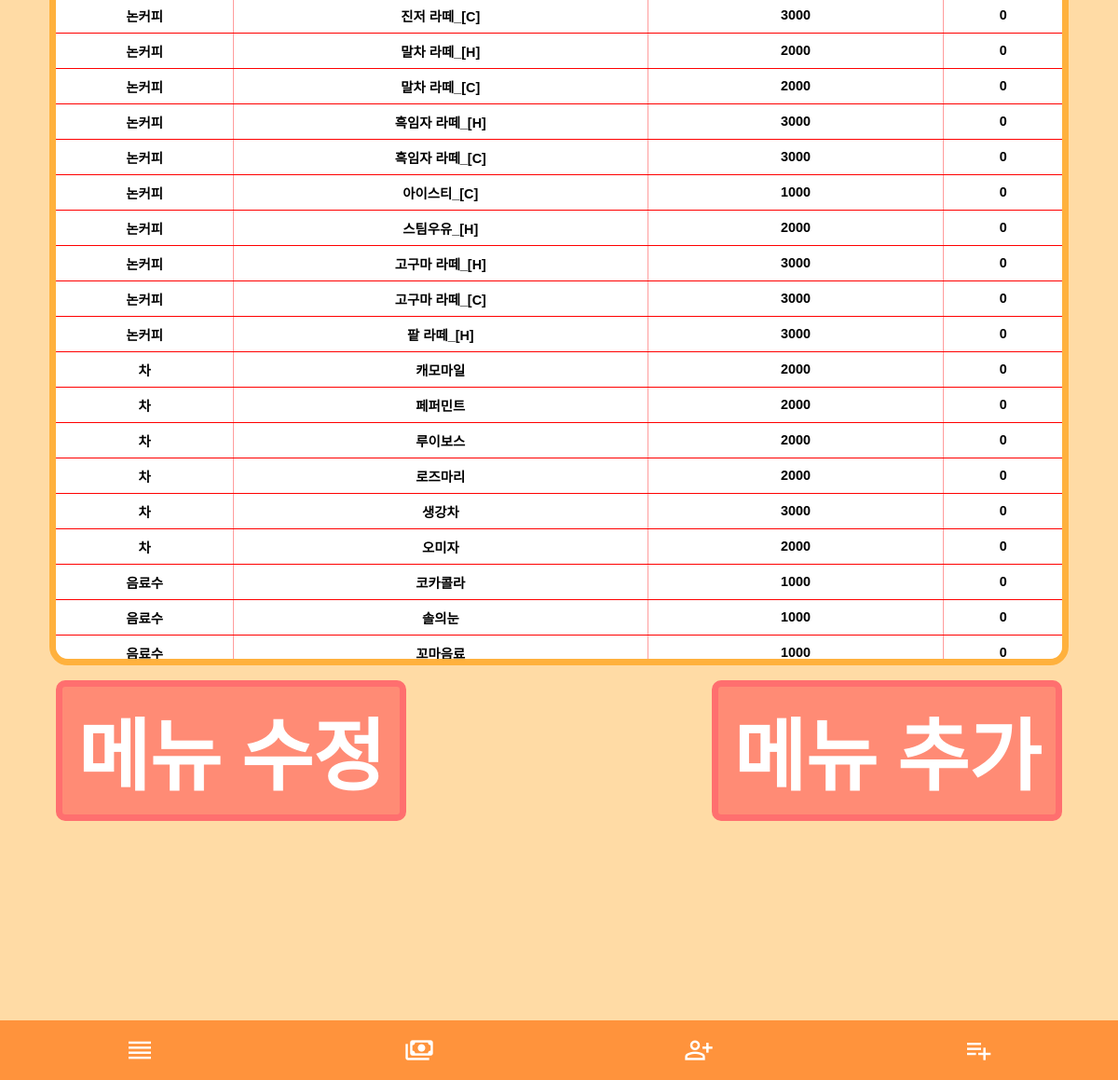
/Menu_list/ (lower part), run on an earlier commit of the app's database.
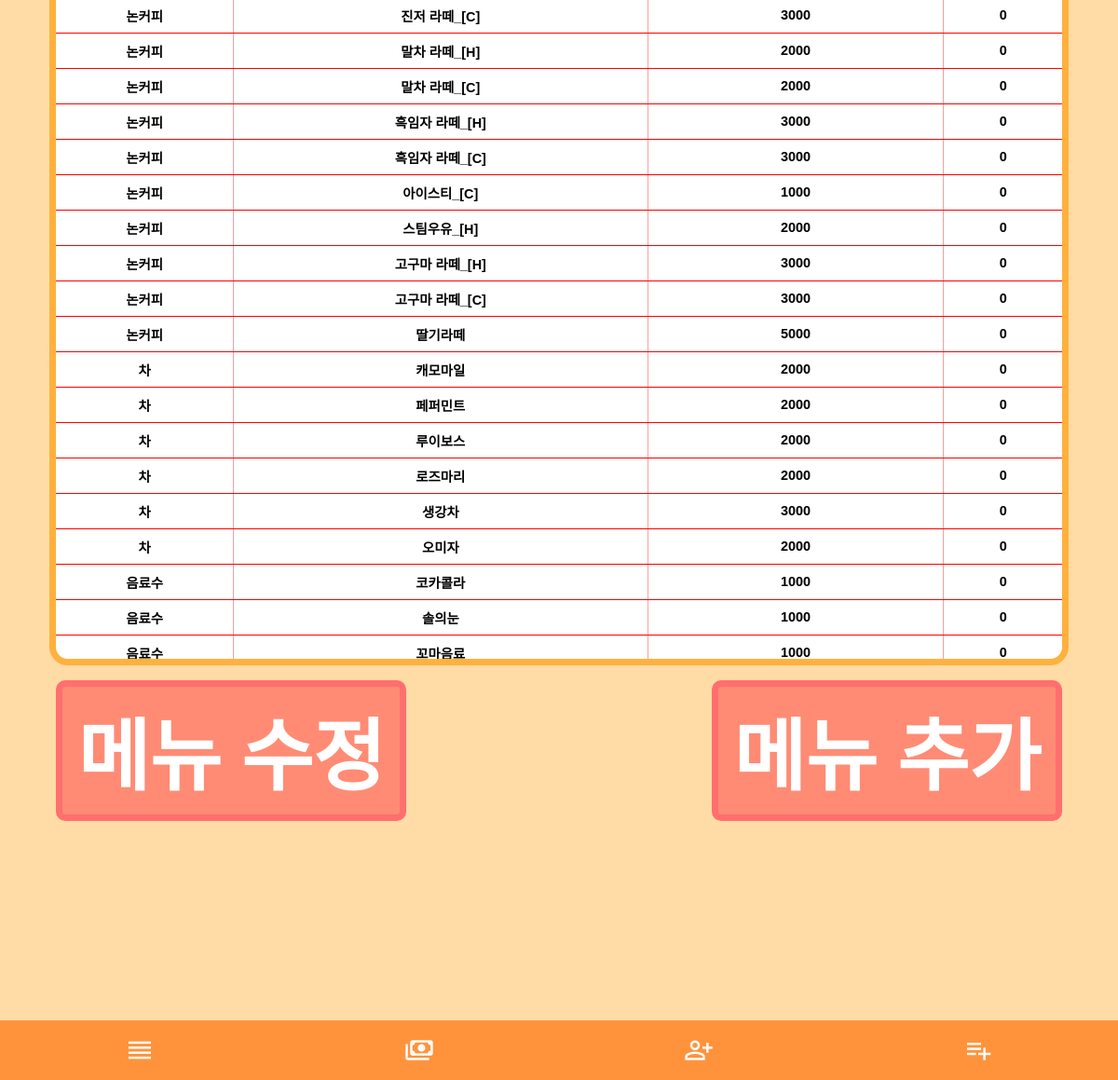
And on a later commit of the database.
### main/models.py (models this page shows, shortened)
class CafeMenu(models.Model):
    category = models.CharField(max_length=255)
    deg = models.CharField(max_length=255)
    en = models.CharField(max_length=255)
    name = models.CharField(max_length=255)
    price = models.DecimalField(max_digits=10, decimal_places=0)
    img = models.CharField(max_length=255)
    options = models.CharField(max_length=255, default='')
    shot = models.DecimalField(max_digits=10, decimal_places=0, null=True)
    deg_num = models.DecimalField(max_digits=10, decimal_places=0, null=True)

### main/views.py (the view)
# urls.py: path('Menu_list/', MenuList.as_view()),
class MenuList(APIView):
    def get(self, request):
        today = timezone.now().date()
        menu_list = CafeMenu.objects.all().order_by('id')
        cafeoption = CafeOption.objects.all()
        context = {
            'today': today,
            'menu_list': menu_list,
            'cafeoption': cafeoption,
        }
        return render(request, 'main/menu_list.html', context)

### templates/main/menu_list.html (shortened to what this page needs)
<!DOCTYPE html>
<html lang="en">
<head>
    {% load static %}
    {% load humanize %}
    <link rel="stylesheet" type="text/css" href="{% static 'menu_list/menu_list.css' %}">
</head>
<body>
<div class="menu-list-content">
    <div class="menu-list-container-view">
        <table>
            <tbody>
            {% for list in menu_list %}
            <tr>
                <td class="menu-category">
                    {{ list.category }}
                </td>
                <td class="menu-name">
                    {{ list.name }}
                </td>
                <td class="menu-price">
                    {{ list.price }}
                </td>
                <td class="menu-shot">
                    {{ list.shot }}
                </td>
            </tr>
            {% endfor %}
            </tbody>
        </table>
    </div>
    <div class="menu-main-select-btn">
        <div class="select-btn edit-btn" onclick="menu_edit()">메뉴 수정</div>
        <div class="select-btn add-btn" onclick="menu_add()">메뉴 추가</div>
    </div>
</div>
</body>
<footer>
    <a class="material-symbols-outlined footer-icon" href="/manager" style="text-decoration: none;">reorder</a>
    <a class="material-symbols-outlined footer-icon" href="/PointExamine">payments</a>
    <a class="material-symbols-outlined footer-icon" href="/Client_list">person_add</a>
    <a class="material-symbols-outlined footer-icon" href="/Menu_list">playlist_add</a>
</footer>
</html>

What changed in the data, as far as the page shows it:
changed CafeMenu: name "팥 라떼_[H]" → "딸기라떼"; price "3000" → "5000"
